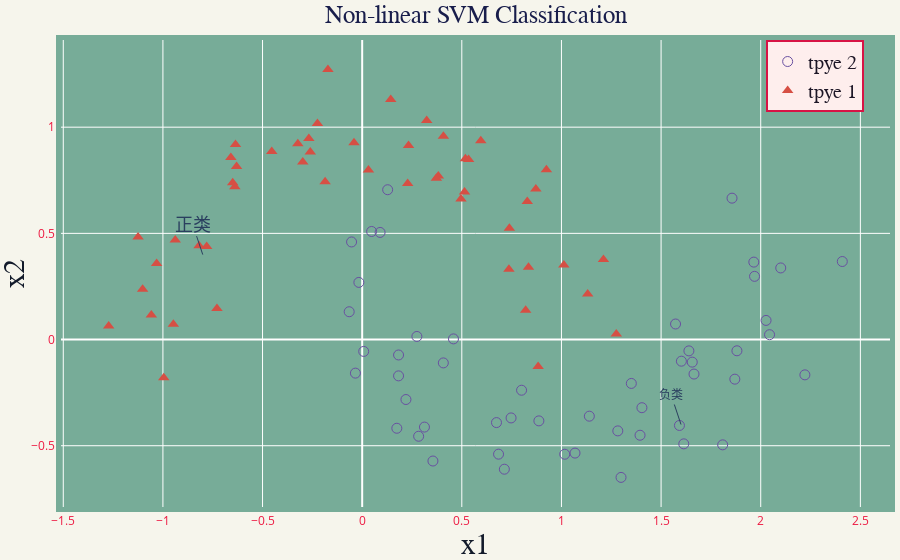

The notebook cell this image was saved under:
### Markdown cell above
### 2.6 非线性支持向量机   卫星数据分来

### Code cell
# 使用多项式特征

from sklearn.datasets import make_moons
from sklearn.pipeline import Pipeline
from sklearn.preprocessing import PolynomialFeatures

from matplotlib import pyplot as plt

import plotly as py
import plotly.graph_objects as go

x, y = make_moons(n_samples=100, noise=0.15, random_state=42)
polynomial_svm_clf = Pipeline((
('poly_features', PolynomialFeatures(degree=3)),
    ('scaler',StandardScaler()),
    ('svm_clf', LinearSVC(C=10, loss = 'hinge'))
))
def plot_dataset(X, y, axes):
    plt.plot(X[:, 0][y==0], X[:, 1][y==0], "bs")
    plt.plot(X[:, 0][y==1], X[:, 1][y==1], "g^")
    plt.axis(axes)
    plt.grid(True, which='both')
    plt.xlabel(r"$x_1$", fontsize=20)
    plt.ylabel(r"$x_2$", fontsize=20, rotation=0)

def plotly_draw(x, y):
    trace0 = go.Scatter(x=x[:,0][y==0],y=x[:, 1][y==0],
                       mode='markers',name='tpye 1',
                       text='positive',
                        textposition='top left',
                       marker = dict(size=10,color='#d64f44',
                       symbol='triangle-up',opacity = 1)
                       )
    trace1 = go.Scatter(x=x[:,0][y==1],y=x[:, 1][y==1],
                       mode='markers',name='tpye 2',
                       marker = dict(size=10,color='#6950a1',
                       symbol='circle-open',opacity = 1)
                       )
    layout = go.Layout(title=dict(text='Non-linear SVM Classification',font=dict(family='Times New Roman',size=25,color='#181d4b'),
                                 xref = 'paper',yref='container',x=0.5,y=0.99),
                       showlegend=True,
                       legend=dict(bgcolor='#feeeed',bordercolor='#d71345',borderwidth=2,
                                   font=dict(family='Times New Roman',size = 20,color='#1d1626'),
                                   orientation='v',
                                   traceorder='reversed',
                                  tracegroupgap=6,
                                  x=0.85,y=1),
                       margin=dict(l=0,r=10,t=40,b=0,pad=5),
                       #width=900,height=450,
                       autosize=True,
                   #    font=dict(family='Times New Roman',size=20,color='#281f1d'),
                       separators='.',
                       paper_bgcolor='#f6f5ec',
                       plot_bgcolor='#77ac98',
                       modebar=dict(orientation='h'),
                       
                       xaxis=dict(color='#ed1941',
                                  title=dict(text='x1',font=dict(family='Times New Roman',size=30,color='#121a2a'),standoff=10),
                                 type ='linear',
                                 # range = [-2,2],
                                 ),
                       yaxis=dict(color='#ed1941',
                                  title=dict(text='x2',font=dict(family='Times New Roman',size=30,color='#121a2a'),standoff=10),
                                 type='linear',
                                # range=[0,1.5],
                                 ),
                       annotations=[dict(text='正类',x=-0.8,y=0.4,font=dict(family='Overpass',size=18,color=None)),
                                    dict(text='负类',x=1.6,y=-0.4)]
                      )
    
    fig = go.Figure(data=[trace0,trace1],layout=layout)
    fig.show()
    
plotly_draw(x,y)
    
#plot_dataset(x, y, [-1.5, 2.5, -1, 1.5])
#plt.show()
polynomial_svm_clf.fit(x,y)

### Figure 1 — Plotly figure (JSON) as saved in the notebook; plotly's stock layout.template omitted (floating-point values rounded to 4 significant figures)
{"data": [{"marker": {"color": "#d64f44", "opacity": 1, "size": 10, "symbol": "triangle-up"}, "mode": "markers", "name": "tpye 1", "text": "positive", "textposition": "top left", "type": "scatter", "x": [-1.102, -0.7287, -0.6589, 0.2283, 0.8716, 0.883, 0.3822, -0.3228, -0.6357, 1.211, 0.496, -0.2604, 0.03147, -1.032, 0.4077, -0.938, 0.7387, 0.9245, -1.058, -0.1718, 0.8347, -0.6303, 0.5953, -0.9958, -0.4537, 0.7365, -0.2676, 0.3238, 0.1433, 0.5181, -0.2245, 1.132, 0.3723, -0.639, 0.8285, 1.012, -0.6497, -1.125, -1.272, -0.7803, -0.9475, -0.2981, -0.8184, -0.186, 0.8205, 0.2328, 1.275, -0.04099, 0.5341, 0.5136], "y": [0.2369, 0.1465, 0.8571, 0.7345, 0.7085, -0.1266, 0.7696, 0.9215, 0.9187, 0.3772, 0.6614, 0.883, 0.7987, 0.3579, 0.9574, 0.4685, 0.5236, 0.799, 0.1153, 1.271, 0.3404, 0.8144, 0.9367, -0.1796, 0.8849, 0.3315, 0.9467, 1.031, 1.13, 0.8515, 1.017, 0.214, 0.7596, 0.719, 0.6505, 0.3506, 0.7379, 0.4833, 0.06405, 0.4384, 0.07166, 0.8363, 0.4419, 0.7433, 0.1383, 0.9135, 0.02651, 0.9271, 0.8478, 0.6951]}, {"marker": {"color": "#6950a1", "opacity": 1, "size": 10, "symbol": "circle-open"}, "mode": "markers", "name": "tpye 2", "type": "scatter", "x": [1.614, 0.08985, 0.7472, 1.394, 1.299, 1.969, 1.14, 1.068, -0.06516, 1.87, 0.4581, 2.027, 0.7135, 1.809, 2.222, 0.2833, 0.4073, 2.1, 1.592, 0.3125, 1.351, 0.3551, 1.602, 0.2746, 1.856, 0.1278, 0.04738, 0.674, 0.7999, 0.1826, 2.409, 1.283, 0.2196, 1.965, 0.007625, 0.6843, 2.044, -0.03394, 0.1739, 1.64, -0.01659, 1.656, 1.573, 0.8868, 1.665, 1.404, 0.1825, 1.016, 1.881, -0.05321], "y": [-0.4912, 0.5044, -0.3691, -0.4506, -0.6491, 0.2975, -0.3609, -0.5346, 0.1309, -0.1866, 0.003081, 0.09006, -0.6106, -0.4958, -0.1663, -0.4554, -0.11, 0.3372, -0.4046, -0.4122, -0.2066, -0.572, -0.1019, 0.01455, 0.6657, 0.7055, 0.5089, -0.3911, -0.2386, -0.07269, 0.3674, -0.4301, -0.2824, 0.3646, -0.05591, -0.5397, 0.02286, -0.1581, -0.4177, -0.05333, 0.269, -0.1063, 0.07319, -0.383, -0.1625, -0.3209, -0.171, -0.54, -0.05291, 0.4595]}], "layout": {"annotations": [{"font": {"family": "Overpass", "size": 18}, "text": "正类", "x": -0.8, "y": 0.4}, {"text": "负类", "x": 1.6, "y": -0.4}], "autosize": true, "legend": {"bgcolor": "#feeeed", "bordercolor": "#d71345", "borderwidth": 2, "font": {"color": "#1d1626", "family": "Times New Roman", "size": 20}, "orientation": "v", "tracegroupgap": 6, "traceorder": "reversed", "x": 0.85, "y": 1}, "margin": {"b": 0, "l": 0, "pad": 5, "r": 10, "t": 40}, "modebar": {"orientation": "h"}, "paper_bgcolor": "#f6f5ec", "plot_bgcolor": "#77ac98", "separators": ".", "showlegend": true, "title": {"font": {"color": "#181d4b", "family": "Times New Roman", "size": 25}, "text": "Non-linear SVM Classification", "x": 0.5, "xref": "paper", "y": 0.99, "yref": "container"}, "xaxis": {"color": "#ed1941", "title": {"font": {"color": "#121a2a", "family": "Times New Roman", "size": 30}, "standoff": 10, "text": "x1"}, "type": "linear"}, "yaxis": {"color": "#ed1941", "title": {"font": {"color": "#121a2a", "family": "Times New Roman", "size": 30}, "standoff": 10, "text": "x2"}, "type": "linear"}}}
